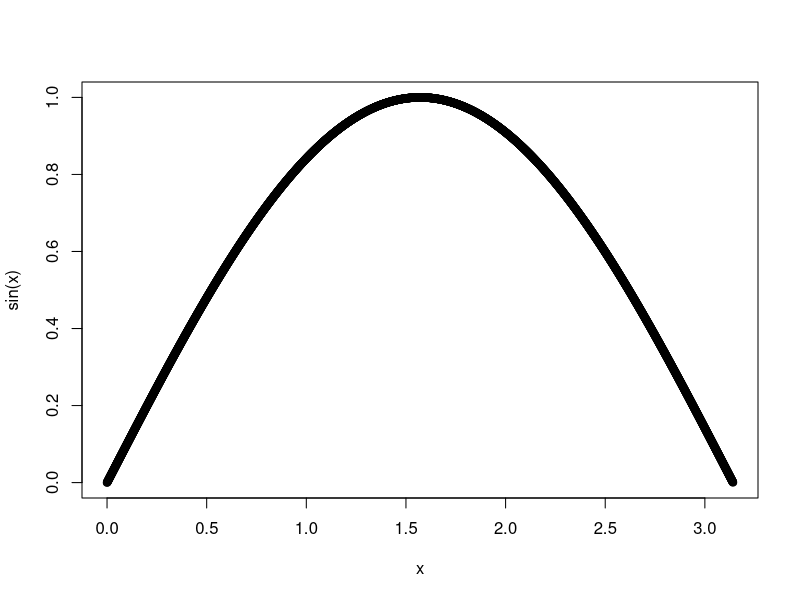
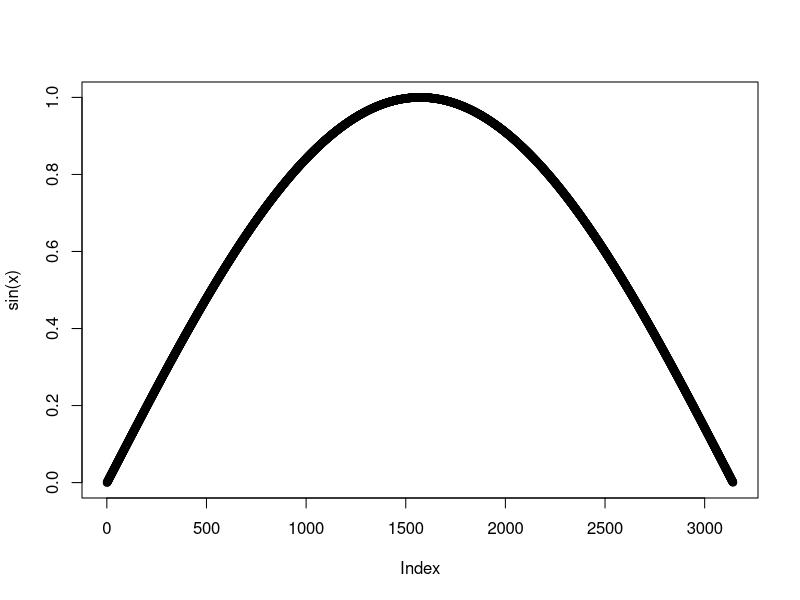

Here is the R script that generated these plots, in order: (Note: this script raises an error after producing the figures.)
# INTRO TO R
# If you want to execute some code in R document, highlight the code and enter ctrl+Enter
# If you do it without selecting the code, then one line or bunch of code will be executed

# The can include comments. Comments started with # character. The part of the line after # is ignored
# by interpreter.


# some basic arithmetic operations
1 + 1 # adding
1.5 - 4 # Subtracting
4 * 5 # multiplication
1 / 5 # division
4^pi # power, pi is 3.14...
exp(5) # exponent 

# Exercise: compute e^pi, where e := 2.71....

# relational operations

5 > 0   # greater than   
4 < 2   # less than
4 >= 4  # greater or equal than 
3 <= 6  # less or equal
5 == 5  # equal
4 == 5  
3 != 4  # not equal
4 != 4  

# Exercise: check what is greater e^pi or pi^e. 


# logical operations

# for scalars
5 > 0 && 5 < 10 # conjuction or logical AND
5*4 < 0 || 7^2 == 49 # disjuction or logical OR
# for vectors use & and |


# assigning variables is done with help of <- operator
a <- 1

# here can be used '=' sign for assigning, but it is not recommended
a = 1

# = is used for passing arguments to a function

# to print variable enter command print(a) or select it and ctrl+Enter
print(a)
a

# basic class character, numeric, logical

s <- "this is a character variable" # character
class(s)                           # print type of a variable

a <- 5                              # numeric 
class(a)
as.character(a)                     # convert numeric to character

b <- TRUE                           # logical variable. Logical variables can be TRUE of FALSE 
as.numeric(b)                       # as numeric they equal to 1 and 0 correspondingly


# There are some basic structures array, list, matrix and data.frame

# Arrays 
arr <- c(1, 2, 5) # creating an array with elements 1, 2, 5. c symbol combines elements into an array
arr[2]            # accessing to an element of the array by index. First element has index 1

arr <- 1:10 # fillin an array with 1, 2...10. Arrays must have elements of the same type
arr

# arrays can be multiplied, divided, added, powered, substracted by a variable or another array with the same length

arr + 5
arr / 2
arr + 6:15


r <- rep(5, 10) # repeat 5 10 times 
r

seq(0, 1, 0.1) # create array which contains numbers from 0 to 1 with 0.1 step

# Exercise: create an array which contains all 1)odd 2)even integers  from 1 to 100.  


l <- list(a = 1, s = "str", q = c(1, 3, 4)) # Lists can have elements of any type. Here is how we construct lists. 

l
l$a      # Accessing to an element of the list.  
l[["a"]] # Another way to access 
l[[1]]   # Another way to access
l[1]        # Returning a list which consists of first element
l[c(1, 2)]  # Returning a list which consists of first and second element of the origin list

# Types of elements of a list don't have to be the same

# Matrices
A = matrix(            # creating matrix 
  c(2, 4, 3, 1, 5, 7), # the data elements 
  nrow=2,              # number of rows 
  ncol=3,              # number of columns 
  byrow = TRUE)        # fill matrix by rows 

A[1, 2]                # returning an element of the matrix which resides in first row and second column
A[1, ]                 # first row  
A[, 2]                 # second column 

nrow(A)                # Getting number of rows 
ncol(A)                # Getiing number of columns
dim(A)                 # Getting dimension of matrix


# Merging matrices. rbind and cbind

B = matrix(c(1:6), nrow = 2, byrow = TRUE)

rbind(A, B) # Appending rows of A and B 
cbind(A, B) # Appending columns of A and B

# Exercise: creat matrix with C which consists of the first row of A and the second row of B


emp.data <- data.frame(
  emp_id = c(1:5), 
  emp_name = c("Rick","Dan","Michelle","Ryan","Gary"),
  salary = c(623.3,515.2,611.0,729.0,843.25), 
  
  start_date = as.Date(c("2012-01-01", "2013-09-23", "2014-11-15", "2014-05-11",
                         "2015-03-27")),
  stringsAsFactors = FALSE
)

# Accesing to an elements of data.frame is the same as for lists
# and also as for matrices
emp.data$emp_id
emp.data[,1]
		
print(emp.data$emp_name) 

# if statement introduce condition
a <- 0
if(a == 0){
  print('a is equal to 0 here')
}else if(a == 1){
  print('Now a is equal to 1')
}else{
  print('a is not 0 or 1')
}

# try diffrent a # 1, 2

# loops


# repeat an action while the condition is TRUE
i <- 0
while (i < 7) {
  i <- i + 1
}

# repeat an action for every number from 1:10 (1, 2, ..., 10)
s <- 0
for (i in 1:10) {
  s <- s + 1
}
s

# about functions

# creating function which adds two values. This function could be applied to any params which can be added 


func <- function(param1, param2) { 
  return(param1 + param2)
}

func(1, 2)
func(1.5, 6)
func(param1 = 4, param2 = -1)

func(param1 = TRUE, TRUE)

func(c(1, 2, 3), c(5, 6, 3)) # adding two vectors




# there are some basic functions
a <- c(1, 2, 5)
sum(a)    # summation
min(a)    # minimum
max(a)    # maximum
length(a) # length of array, list ...

# sapply function applies a function to each element of the vector or list

x <- c(1, 4, 9, 16, 25)
sapply(X = x, FUN = is.numeric) # create a vector which contains TRUE if corresponding value is numeric

# you can customize the function
sapply(X = x, FUN = function(x) {return(x^0.5)}) # create vector of square roots 

# lapply does the same, but returns a list not vector


# about quote
# quote() returns an expression: an object that represents an action that can be performed by R

x <- 2
e <- quote(x^2 + 5*x + 4)
e
eval(e) # performing an expression

# Ploting 

x <- seq(0, pi, 0.001) 

plot(x, sin(x)) # plotting sin graph
plot(sin(x))    # plotting without x-axis. X-axis will be filled by 1, 2 ... integers


# Packages. There are large numbers of packages in Rfor statistical analysis and data science.
# In order to use them, first of all, you have to install them
# For example, let's install xts package
install.packages("xts")

# Then do 
library(xts)

# Dates
# There is date class for dates representation in R.

Sys.Date() # Getting current date
Sys.time() # Getting current time

date <- as.Date("2000-01-01", format = "%Y-%m-%d")
date
date + 1
date - 1


# xts library. xts library provide for uniform handling of R's different time-based data classes

xts1 <- xts(x=1:10, order.by=Sys.Date()-1:10) # create xts object
xts1
index(xts1)  # returning dates
coredata(xts1) # returning data

data <- rnorm(5) # 5 random variables from standard normal distribution 
dates <- seq(as.Date("2017-05-01"), length=5, by="days")
xts2 <- xts(x=data, order.by=dates)

# you can plot xts objects
plot(xt2)

# Exercise create an xts object index of which is every day in 2018 and consist of a columns "day"
# which consist of ordinal number of the day
            
            
            
# Help. If you are looking for some information about a package or function (or another object) just use help or '?'
# For example
help(sum)
?sum
package?xts

# References 
# http://adv-r.had.co.nz/
# https://www.r-project.org/about.html
# R Cookbook: Proven Recipes for Data Analysis, Statistics, and Graphics (O'reilly Cookbooks)
# Online courses in DataCamp and Coursera


